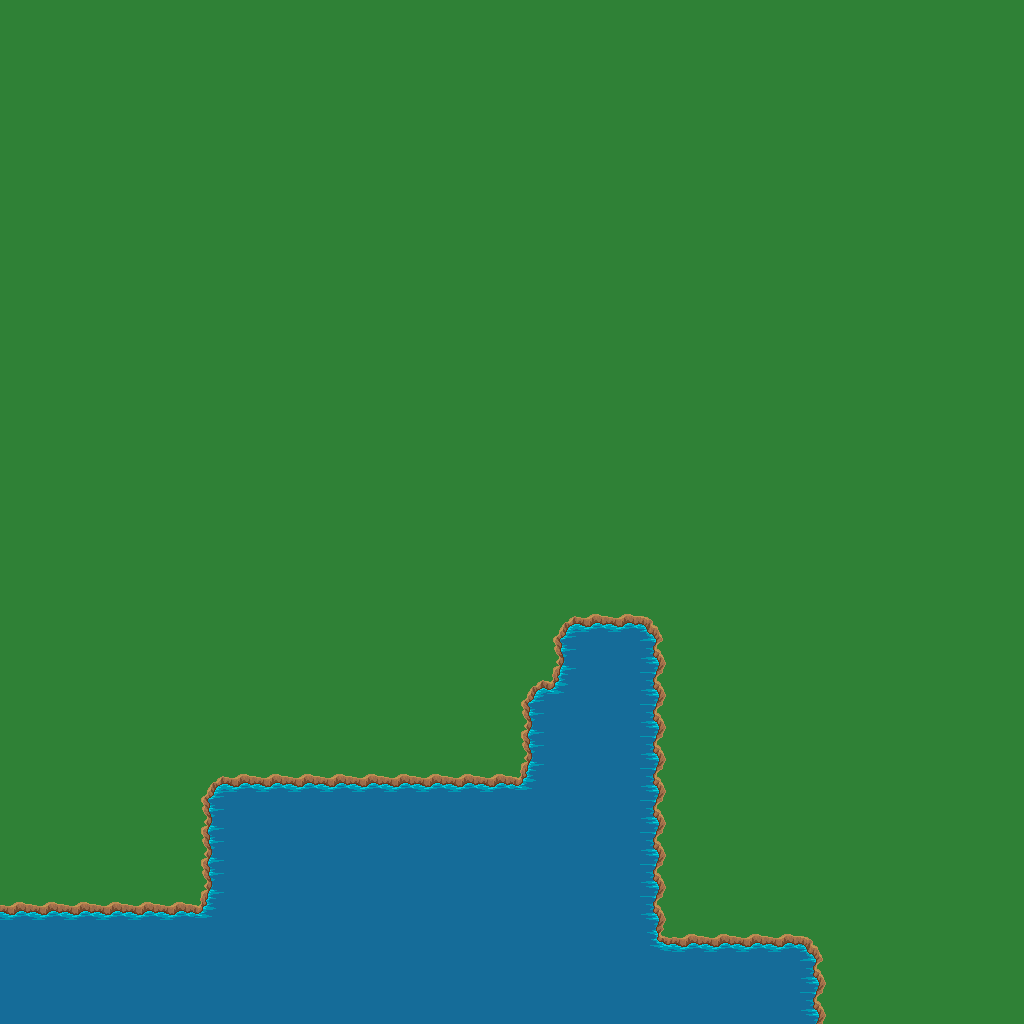

Below is a game level as drawn by its tile map, then a one-line description and the .tmx that defines it (tile-layer data replaced by summaries):
An orthogonal 32x32 tile map with 32x32 px tiles, 4 tile layers (GrassLayer, Improvement Layer, NoWaterLayer, WaterLayer).

<map version="1.5" tiledversion="1.7.2" orientation="orthogonal" renderorder="right-down" width="32" height="32" tilewidth="32" tileheight="32" infinite="0" nextlayerid="5" nextobjectid="1">
 <tileset firstgid="1" source="Terrain.tsx" />
 <layer id="2" name="GrassLayer" width="32" height="32">
  <data>[1024 cells, 1024 non-empty, 1 distinct tile ids]</data>
 </layer>
 <layer id="4" name="Improvement Layer" width="32" height="32">
  <data>[1024 cells, 0 non-empty, 0 distinct tile ids]</data>
 </layer>
 <layer id="1" name="NoWaterLayer" width="32" height="32">
  <properties>
   <property name="canWalk" type="bool" value="false" />
  </properties>
  <data>[1024 cells, 183 non-empty, 9 distinct tile ids]</data>
 </layer>
 <layer id="3" name="WaterLayer" width="32" height="32">
  <properties>
   <property name="canWalk" type="bool" value="false" />
   <property name="hasWater" type="bool" value="true" />
  </properties>
  <data>[1024 cells, 182 non-empty, 8 distinct tile ids]</data>
 </layer>
</map>
